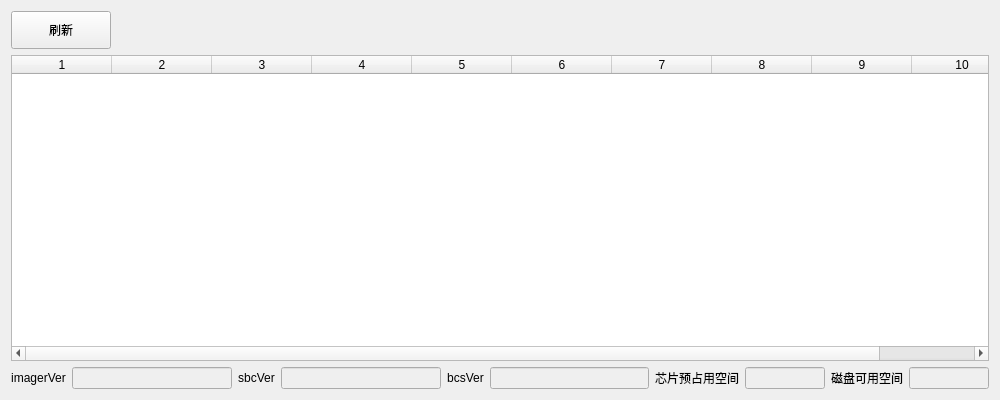
<?xml version="1.0" encoding="UTF-8"?>
<ui version="4.0">
 <class>BasecallMgrWidgetClass</class>
 <widget class="QMainWindow" name="BasecallMgrWidgetClass">
  <property name="geometry">
   <rect>
    <x>0</x>
    <y>0</y>
    <width>1000</width>
    <height>400</height>
   </rect>
  </property>
  <property name="windowTitle">
   <string>Basecall管理</string>
  </property>
  <widget class="QWidget" name="centralWidget">
   <layout class="QVBoxLayout" name="verticalLayout" stretch="1,8,1">
    <item>
     <layout class="QHBoxLayout" name="horizontalLayout">
      <item>
       <widget class="QPushButton" name="ButtonRefresh">
        <property name="sizePolicy">
         <sizepolicy hsizetype="Preferred" vsizetype="Preferred">
          <horstretch>0</horstretch>
          <verstretch>0</verstretch>
         </sizepolicy>
        </property>
        <property name="minimumSize">
         <size>
          <width>100</width>
          <height>0</height>
         </size>
        </property>
        <property name="maximumSize">
         <size>
          <width>200</width>
          <height>50</height>
         </size>
        </property>
        <property name="text">
         <string>刷新</string>
        </property>
       </widget>
      </item>
      <item>
       <spacer name="horizontalSpacer">
        <property name="orientation">
         <enum>Qt::Horizontal</enum>
        </property>
        <property name="sizeHint" stdset="0">
         <size>
          <width>40</width>
          <height>20</height>
         </size>
        </property>
       </spacer>
      </item>
     </layout>
    </item>
    <item>
     <widget class="QTableWidget" name="TableBasecallMem">
      <property name="editTriggers">
       <set>QAbstractItemView::NoEditTriggers</set>
      </property>
      <property name="columnCount">
       <number>10</number>
      </property>
      <column/>
      <column/>
      <column/>
      <column/>
      <column/>
      <column/>
      <column/>
      <column/>
      <column/>
      <column/>
     </widget>
    </item>
    <item>
     <layout class="QHBoxLayout" name="horizontalLayout_2" stretch="0,2,0,2,0,2,0,1,0,1">
      <item>
       <widget class="QLabel" name="label_6">
        <property name="text">
         <string>imagerVer</string>
        </property>
        <property name="alignment">
         <set>Qt::AlignCenter</set>
        </property>
       </widget>
      </item>
      <item>
       <widget class="QLineEdit" name="lineImagerVer">
        <property name="enabled">
         <bool>false</bool>
        </property>
       </widget>
      </item>
      <item>
       <widget class="QLabel" name="label_5">
        <property name="text">
         <string>sbcVer</string>
        </property>
        <property name="alignment">
         <set>Qt::AlignCenter</set>
        </property>
       </widget>
      </item>
      <item>
       <widget class="QLineEdit" name="lineSbcVer">
        <property name="enabled">
         <bool>false</bool>
        </property>
       </widget>
      </item>
      <item>
       <widget class="QLabel" name="label_4">
        <property name="text">
         <string>bcsVer</string>
        </property>
        <property name="alignment">
         <set>Qt::AlignCenter</set>
        </property>
       </widget>
      </item>
      <item>
       <widget class="QLineEdit" name="lineBcsVer">
        <property name="enabled">
         <bool>false</bool>
        </property>
       </widget>
      </item>
      <item>
       <widget class="QLabel" name="label">
        <property name="text">
         <string>芯片预占用空间</string>
        </property>
        <property name="alignment">
         <set>Qt::AlignCenter</set>
        </property>
       </widget>
      </item>
      <item>
       <widget class="QLineEdit" name="lineConsumptionSpace">
        <property name="enabled">
         <bool>false</bool>
        </property>
       </widget>
      </item>
      <item>
       <widget class="QLabel" name="label_3">
        <property name="text">
         <string>磁盘可用空间</string>
        </property>
        <property name="alignment">
         <set>Qt::AlignCenter</set>
        </property>
       </widget>
      </item>
      <item>
       <widget class="QLineEdit" name="lineFreeSpace">
        <property name="enabled">
         <bool>false</bool>
        </property>
       </widget>
      </item>
     </layout>
    </item>
   </layout>
  </widget>
 </widget>
 <layoutdefault spacing="6" margin="11"/>
 <resources/>
 <connections/>
</ui>
